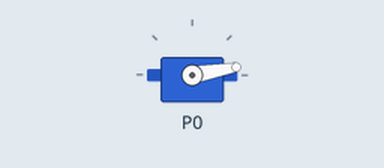
Recording of a program running on a simulated BBC micro:bit (MakeCode). On the bench: servo.

Above: at 0.05 s.
At 0.45 s:
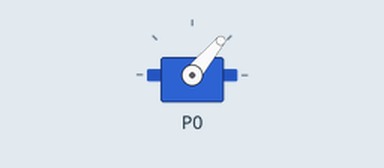
At 0.85 s:
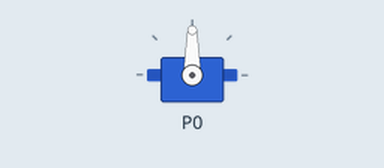
At 1.7 s:
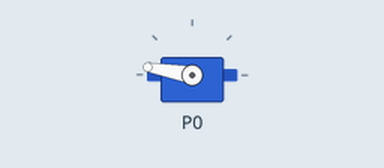
Timing chart, 0 to 4.0 s (numbered marks = the images above):
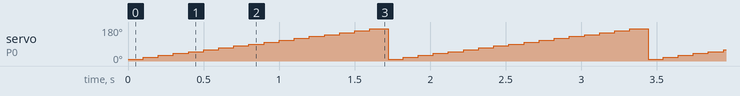

Measured:
- by itself, servo on P0: repeats every 1.7 s: 30° 0.10 s, 40° 0.10 s, 50° 0.10 s, 60° 0.10 s, 70° 0.10 s, 80° 0.10 s, 90° 0.10 s, 100° 0.10 s, 110° 0.10 s, 120° 0.10 s, 130° 0.10 s, 140° 0.10 s, 150° 0.10 s, 160° 0.10 s, 170° 0.12 s, 10° 0.10 s, 20° 0.10 s

The program:

main.ts
```typescript
let Angle = 0
servos.P0.setRange(10, 170)
basic.forever(function () {
    for (let index = 0; index <= 16; index++) {
        Angle = index * 10 + 10
        servos.P0.setAngle(Angle)
        basic.pause(100)
    }
    if (Angle < 170) {
        servos.P0.setRange(170, 5)
        for (let index = 0; index <= 34; index++) {
            Angle = index * 5 - 5
            servos.P0.setAngle(Angle)
            basic.pause(100)
        }
    }
})
```

test.ts
```typescript
// les tests vont ici ; cela ne sera pas compilé si ce paquet est utilisé en tant qu'extension.
```
